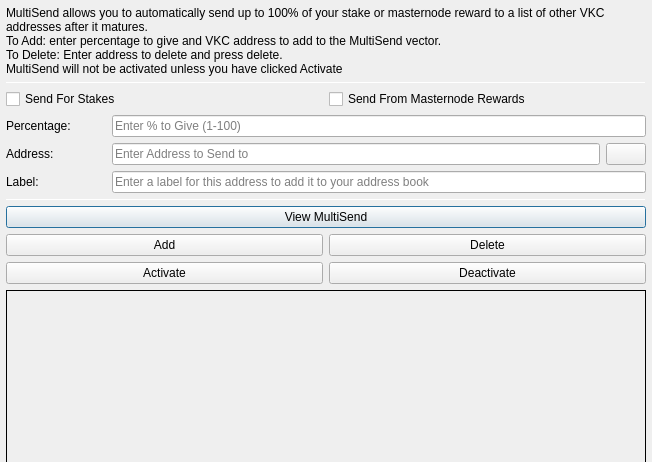
<?xml version="1.0" encoding="UTF-8"?>
<ui version="4.0">
 <class>MultiSendDialog</class>
 <widget class="QDialog" name="MultiSendDialog">
  <property name="windowModality">
   <enum>Qt::NonModal</enum>
  </property>
  <property name="geometry">
   <rect>
    <x>0</x>
    <y>0</y>
    <width>652</width>
    <height>300</height>
   </rect>
  </property>
  <property name="windowTitle">
   <string>MultiSend</string>
  </property>
  <layout class="QVBoxLayout" name="verticalLayout" stretch="0">
   <property name="leftMargin">
    <number>6</number>
   </property>
   <property name="topMargin">
    <number>6</number>
   </property>
   <property name="rightMargin">
    <number>6</number>
   </property>
   <property name="bottomMargin">
    <number>6</number>
   </property>
   <item>
    <layout class="QVBoxLayout" name="verticalLayout_Main" stretch="1,1,1,0,1,1,1">
     <item>
      <widget class="QLabel" name="label_2">
       <property name="lineWidth">
        <number>1</number>
       </property>
       <property name="text">
        <string>MultiSend allows you to automatically send up to 100% of your stake or masternode reward to a list of other VKC addresses after it matures.
To Add: enter percentage to give and VKC address to add to the MultiSend vector.
To Delete: Enter address to delete and press delete.
MultiSend will not be activated unless you have clicked Activate</string>
       </property>
       <property name="alignment">
        <set>Qt::AlignLeading|Qt::AlignLeft|Qt::AlignTop</set>
       </property>
       <property name="wordWrap">
        <bool>true</bool>
       </property>
      </widget>
     </item>
     <item>
      <widget class="Line" name="line">
       <property name="minimumSize">
        <size>
         <width>0</width>
         <height>1</height>
        </size>
       </property>
       <property name="maximumSize">
        <size>
         <width>16777215</width>
         <height>1</height>
        </size>
       </property>
       <property name="orientation">
        <enum>Qt::Horizontal</enum>
       </property>
      </widget>
     </item>
     <item>
      <layout class="QVBoxLayout" name="verticalLayout_Settings">
       <item>
        <layout class="QHBoxLayout" name="horizontalLayout">
         <item>
          <widget class="QCheckBox" name="multiSendStakeCheckBox">
           <property name="text">
            <string>Send For Stakes</string>
           </property>
          </widget>
         </item>
         <item>
          <widget class="QCheckBox" name="multiSendMasternodeCheckBox">
           <property name="text">
            <string>Send From Masternode Rewards</string>
           </property>
          </widget>
         </item>
        </layout>
       </item>
       <item>
        <layout class="QHBoxLayout" name="horizontalLayout_6">
         <item>
          <widget class="QLabel" name="label">
           <property name="minimumSize">
            <size>
             <width>100</width>
             <height>0</height>
            </size>
           </property>
           <property name="toolTip">
            <string>Percentage of stake to send</string>
           </property>
           <property name="text">
            <string>Percentage:</string>
           </property>
          </widget>
         </item>
         <item>
          <widget class="QLineEdit" name="multiSendPercentEdit">
           <property name="toolTip">
            <string>Enter whole numbers 1 - 100</string>
           </property>
           <property name="placeholderText">
            <string>Enter % to Give (1-100)</string>
           </property>
          </widget>
         </item>
        </layout>
       </item>
       <item>
        <layout class="QHBoxLayout" name="horizontalLayout_7">
         <item>
          <widget class="QLabel" name="label_5">
           <property name="minimumSize">
            <size>
             <width>100</width>
             <height>0</height>
            </size>
           </property>
           <property name="toolTip">
            <string>Address to send portion of stake to</string>
           </property>
           <property name="text">
            <string>Address:</string>
           </property>
          </widget>
         </item>
         <item>
          <widget class="QLineEdit" name="multiSendAddressEdit">
           <property name="toolTip">
            <string/>
           </property>
           <property name="placeholderText">
            <string>Enter Address to Send to</string>
           </property>
          </widget>
         </item>
         <item>
          <widget class="QPushButton" name="addressBookButton">
           <property name="maximumSize">
            <size>
             <width>16777215</width>
             <height>32</height>
            </size>
           </property>
           <property name="toolTip">
            <string>Choose an address from the address book</string>
           </property>
           <property name="text">
            <string/>
           </property>
           <property name="icon">
            <iconset resource="../vkcoin.qrc">
             <normaloff>:/icons/address-book</normaloff>:/icons/address-book</iconset>
           </property>
           <property name="shortcut">
            <string>Alt+A</string>
           </property>
           <property name="autoDefault">
            <bool>false</bool>
           </property>
          </widget>
         </item>
        </layout>
       </item>
      </layout>
     </item>
     <item>
      <layout class="QHBoxLayout" name="horizontalLayout_3">
       <item>
        <widget class="QLabel" name="label_3">
         <property name="minimumSize">
          <size>
           <width>100</width>
           <height>0</height>
          </size>
         </property>
         <property name="text">
          <string>Label:</string>
         </property>
        </widget>
       </item>
       <item>
        <widget class="QLineEdit" name="labelAddressLabelEdit">
         <property name="placeholderText">
          <string>Enter a label for this address to add it to your address book</string>
         </property>
        </widget>
       </item>
      </layout>
     </item>
     <item>
      <widget class="Line" name="line_2">
       <property name="minimumSize">
        <size>
         <width>0</width>
         <height>1</height>
        </size>
       </property>
       <property name="maximumSize">
        <size>
         <width>16777215</width>
         <height>1</height>
        </size>
       </property>
       <property name="orientation">
        <enum>Qt::Horizontal</enum>
       </property>
      </widget>
     </item>
     <item>
      <layout class="QVBoxLayout" name="verticalLayout_Buttons">
       <item>
        <layout class="QHBoxLayout" name="horizontalLayout_4">
         <item>
          <widget class="QPushButton" name="viewButton">
           <property name="toolTip">
            <string/>
           </property>
           <property name="statusTip">
            <string>View MultiSend Vector</string>
           </property>
           <property name="text">
            <string>View MultiSend</string>
           </property>
          </widget>
         </item>
        </layout>
       </item>
       <item>
        <layout class="QHBoxLayout" name="horizontalLayout_2">
         <item>
          <widget class="QPushButton" name="addButton">
           <property name="toolTip">
            <string/>
           </property>
           <property name="statusTip">
            <string>Add to MultiSend Vector</string>
           </property>
           <property name="text">
            <string>Add</string>
           </property>
          </widget>
         </item>
         <item>
          <widget class="QPushButton" name="deleteButton">
           <property name="toolTip">
            <string/>
           </property>
           <property name="statusTip">
            <string>Delete Address From MultiSend Vector</string>
           </property>
           <property name="text">
            <string>Delete</string>
           </property>
          </widget>
         </item>
        </layout>
       </item>
       <item>
        <layout class="QHBoxLayout" name="horizontalLayout_5">
         <item>
          <widget class="QPushButton" name="activateButton">
           <property name="statusTip">
            <string>Activate MultiSend</string>
           </property>
           <property name="text">
            <string>Activate</string>
           </property>
          </widget>
         </item>
         <item>
          <widget class="QPushButton" name="disableButton">
           <property name="statusTip">
            <string>Deactivate MultiSend</string>
           </property>
           <property name="text">
            <string>Deactivate</string>
           </property>
          </widget>
         </item>
        </layout>
       </item>
      </layout>
     </item>
     <item>
      <widget class="QLabel" name="message">
       <property name="minimumSize">
        <size>
         <width>0</width>
         <height>180</height>
        </size>
       </property>
       <property name="frameShape">
        <enum>QFrame::Panel</enum>
       </property>
       <property name="frameShadow">
        <enum>QFrame::Plain</enum>
       </property>
       <property name="lineWidth">
        <number>1</number>
       </property>
       <property name="midLineWidth">
        <number>1</number>
       </property>
       <property name="text">
        <string/>
       </property>
       <property name="alignment">
        <set>Qt::AlignLeading|Qt::AlignLeft|Qt::AlignTop</set>
       </property>
       <property name="wordWrap">
        <bool>true</bool>
       </property>
      </widget>
     </item>
    </layout>
   </item>
  </layout>
 </widget>
 <resources>
  <include location="../vkcoin.qrc"/>
 </resources>
 <connections/>
</ui>
